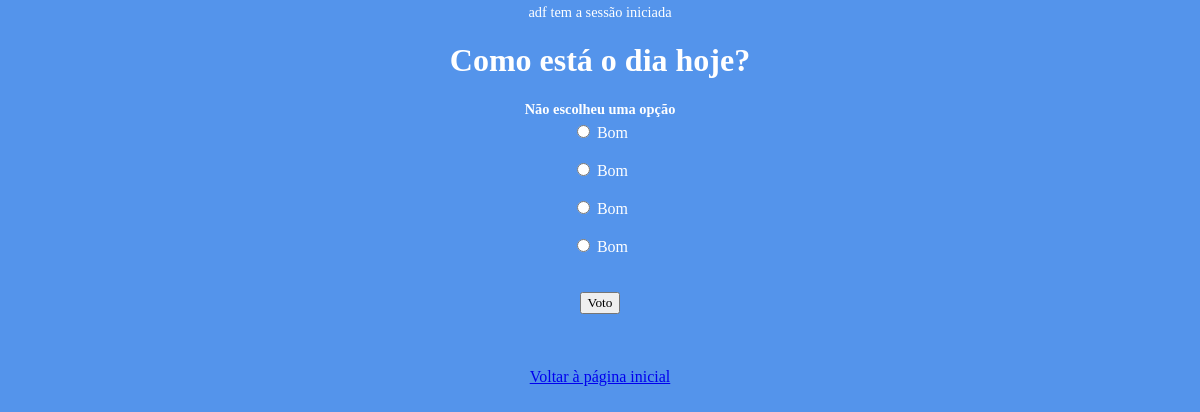
Page /votacao/2/voto (signed in) on the committed database.
### votacao/models.py (models this page shows, shortened)
class Questao(models.Model):
 questao_texto = models.CharField(max_length=200)
 pub_data = models.DateTimeField('data de publicacao')

class Opcao(models.Model):
 questao = models.ForeignKey(Questao, on_delete=models.CASCADE)
 opcao_texto = models.CharField(max_length=200)
 votos = models.IntegerField(default=0)

### votacao/views.py (the view)
# urls.py: path("<int:questao_id>/voto", views.voto, name="voto"),
@login_required(login_url='/votacao/iniciarsessao')
def voto(request, questao_id):
    questao = get_object_or_404(Questao, pk=questao_id)
    try:
        opcao_seleccionada = questao.opcao_set.get(pk=request.POST['opcao'])
    except (KeyError, Opcao.DoesNotExist):
        return render(request, 'votacao/detalhe.html', {'questao': questao, 'error_message': "Não escolheu uma opção",})
    else:
        opcao_seleccionada.votos += 1
        opcao_seleccionada.save()
        return HttpResponseRedirect(reverse('votacao:resultados', args=(questao.id,)))

### votacao/templates/votacao/detalhe.html (shortened to what this page needs)
{% extends "./secondbase.html" %}
{% block body %}
    <h1>{{ questao.questao_texto }}</h1>
    {% if error_message %}
        <p><strong>{{ error_message }}</strong></p>
    {% endif %}
    <form id="form1" action="{% url 'votacao:voto' questao.id %}" method="post">
        {% for opcao in questao.opcao_set.all %}
            <input type="radio" name="opcao" id="opcao{{ forloop.counter }}" value="{{ opcao.id }}" />
            <label for="opcao{{ forloop.counter }}">{{ opcao.opcao_texto }}</label>
        <br>
        <br>
        {% endfor %}
        <br>
        {% if request.user.is_authenticated %}
            <input type="submit" value="Voto" />
        {% endif %}
        <br>
        <br>
    </form>
    <br>
    <br>
    <br>
{% endblock %}

### votacao/templates/votacao/index.html (shortened to what this page needs)
<!DOCTYPE html>
<html lang="en">
<head>
    {% load static %}
    <link rel="stylesheet" type="text/css" href="{% static 'votacao/css/estilos.css' %}">
</head>
<body>
<div>
    {% if request.user.is_authenticated %}
        <p>{{request.user.username}} tem a sessão iniciada</p>
    {% else %}
        <p>O utilizador não tem a sessão iniciada</p>
        <a href="{% url 'votacao:registar' %}">Registar</a>
        <a href="{% url 'votacao:iniciarsessao' %}">Iniciar Sessão</a>
    {% endif %}
</div>
{% block body %}{% endblock %}
{% block homepage %}
{% endblock %}
</body>
</html>

### votacao/static/votacao/css/estilos.css (style rules this page uses)
body { background-image: url('images/Iscte.JPG'); background-color: #5494EB; background-position: center; background-size: auto; background-repeat: no-repeat; margin: 0; font-family: Arial black; align:center; text-align:center; }
h1 { font-family: Arial black; text-align: center; color: white; }
p, li { text-align:center; color: white; font-size: 30px; }
label { color: white; text-align: center; font-family: Arial black; }
input { color: black; text-align: center; font-family: Arial black; }
form { postion:fixed; top:50%; left:50%; width:250px; display:inline-block; }
.article > h2, p { margin: 4px; font-size: 90%; }

### rows in the picture
Questao: questao_texto "Como está o dia hoje?"
Opcao: opcao_texto "Bom"
Opcao: opcao_texto "Bom"
Opcao: opcao_texto "Bom"
Opcao: opcao_texto "Bom"

### other values in the picture
{{ request.user.username }} "adf"
{{ error_message }} "Não escolheu uma opção"
